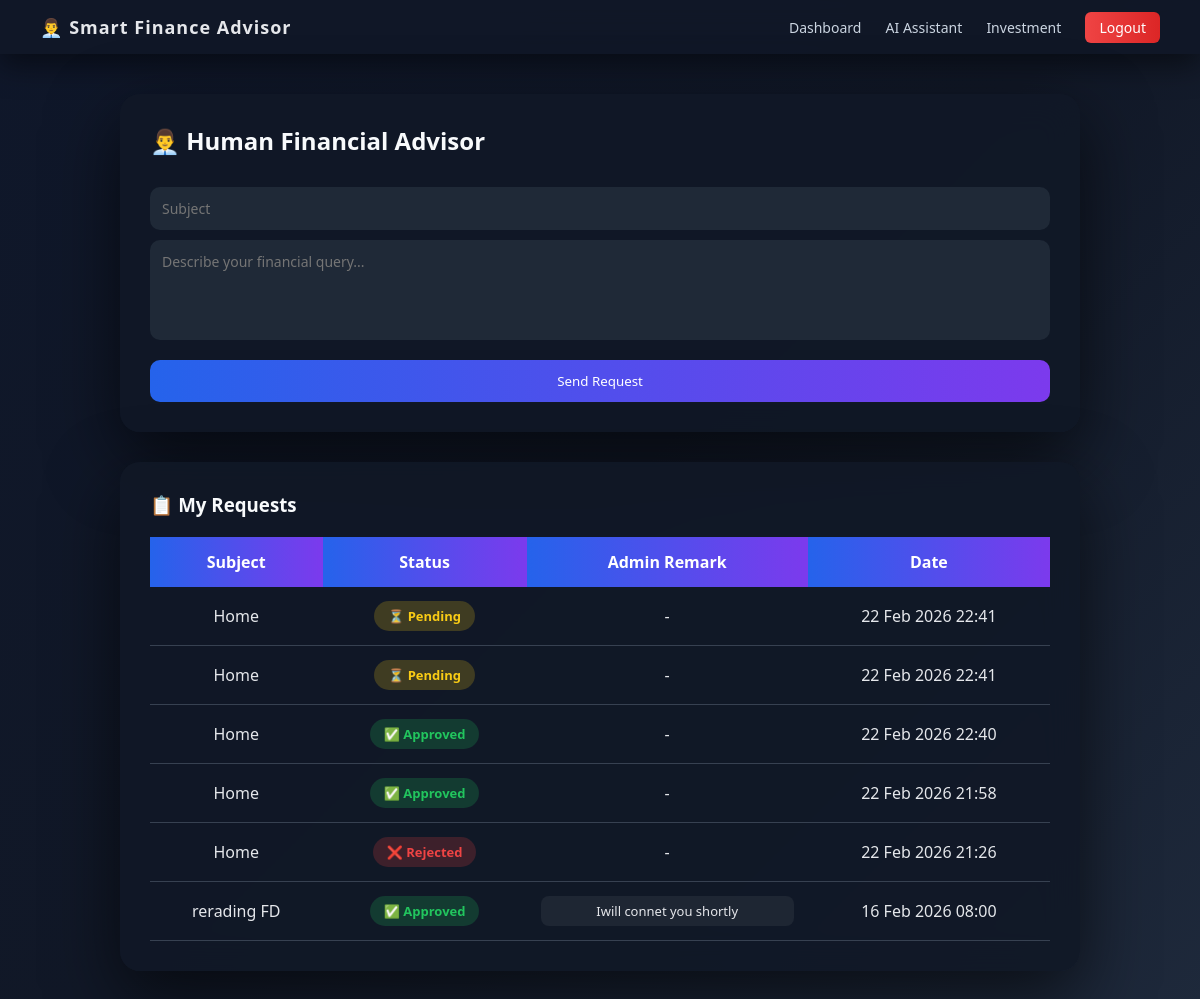
The app's page /human_assistant/ (signed in) with its own data.
### rice_web/models.py (models this page shows, shortened)
class HumanAssistantRequest(models.Model):
    STATUS_CHOICES = [
        ("Pending", "Pending"),
        ("Approved", "Approved"),
        ("Rejected", "Rejected"),
    ]
    user = models.ForeignKey(User, on_delete=models.CASCADE)
    subject = models.CharField(max_length=200)
    message = models.TextField()
    status = models.CharField(
        max_length=20,
        choices=STATUS_CHOICES,
        default="Pending"
    )
    admin_remark = models.TextField(blank=True, null=True)
    created_at = models.DateTimeField(auto_now_add=True)

### rice_web/views.py (the view, shortened to what this page needs)
# urls.py: path("human_assistant/", views.human_assistant, name="human_assistant"),
@login_required
def human_assistant(request):
    message = None
    requests_history = HumanAssistantRequest.objects.filter(
        user=request.user
    ).order_by('-created_at')
    return render(request, "human_assistant.html", {
        "message": message,
        "requests_history": requests_history
    })

### templates/human_assistant.html (shortened to what this page needs)
<!DOCTYPE html>
<html>
<head>
</head>
<body>
<div class="navbar">
<h1>👨‍💼 Smart Finance Advisor</h1>
<div class="nav-links">
<a href="/budget_dashboard/">Dashboard</a>
<a href="/ai_assistant/">AI Assistant</a>
<a href="/investment_recommendation/">Investment</a>
<a href="/logout/" class="logout-btn">Logout</a>
</div>
</div>
<div class="container">
<div class="card">
<h2>👨‍💼 Human Financial Advisor</h2>
<form method="POST">
<input type="text" name="subject" placeholder="Subject" required>
<textarea name="message" rows="4" placeholder="Describe your financial query..." required></textarea>
<button type="submit">Send Request</button>
</form>
</div>
<div class="card">
<h3>📋 My Requests</h3>
<table>
<tr>
<th>Subject</th>
<th>Status</th>
<th>Admin Remark</th>
<th>Date</th>
</tr>
{% for r in requests_history %}
<tr>
<td>{{ r.subject }}</td>
<td>
{% if r.status == "Approved" %}
<span class="status-badge approved">✅ Approved</span>
{% elif r.status == "Rejected" %}
<span class="status-badge rejected">❌ Rejected</span>
{% else %}
<span class="status-badge pending">⏳ Pending</span>
{% endif %}
</td>
<td>
{% if r.admin_remark %}
<div class="remark-box">{{ r.admin_remark }}</div>
{% else %}
-
{% endif %}
</td>
<td>{{ r.created_at|date:"d M Y H:i" }}</td>
</tr>
{% empty %}
<tr>
<td colspan="4">No requests yet.</td>
</tr>
{% endfor %}
</table>
</div>
</div>
</body>
</html>

### templates/human_assistant.html (style rules this page uses)
* { margin:0; padding:0; box-sizing:border-box; font-family:'Segoe UI',sans-serif; }
body { background:linear-gradient(135deg,#0f172a,#111827,#1e293b); min-height:100vh; color:#e5e7eb; }
.navbar { display:flex; justify-content:space-between; align-items:center; padding:15px 40px; background:rgba(17,24,39,0.9); backdrop-filter:blur(15px); box-shadow:0 10px 30px rgba(0,0,0,0.5); }
.navbar h1 { font-size:18px; letter-spacing:1px; }
.nav-links a { text-decoration:none; margin-left:20px; color:#cbd5e1; font-size:14px; transition:.3s; }
.logout-btn { padding:6px 14px; background:linear-gradient(90deg,#ef4444,#dc2626); border-radius:6px; color:white !important; }
.container { max-width:1000px; margin:40px auto; padding:0 20px; }
.card { background:rgba(17,24,39,0.92); backdrop-filter:blur(18px); padding:30px; border-radius:20px; margin-bottom:30px; box-shadow:0 25px 70px rgba(0,0,0,0.6); animation:fadeIn .6s ease; }
h2,h3 { margin-bottom:20px; color:#f8fafc; }
input,textarea { width:100%; padding:12px; margin-top:10px; border-radius:10px; border:none; background:#1f2937; color:white; font-size:14px; transition:.3s; }
textarea { resize:none; }
button { width:100%; padding:12px; margin-top:15px; border:none; border-radius:10px; background:linear-gradient(90deg,#2563eb,#7c3aed); color:white; cursor:pointer; transition:.3s; font-weight:500; }
table { width:100%; border-collapse:collapse; }
th { background:linear-gradient(90deg,#2563eb,#7c3aed); padding:14px; color:white; }
td { padding:14px; border-bottom:1px solid #374151; text-align:center; }
.status-badge { padding:6px 14px; border-radius:25px; font-size:13px; font-weight:bold; display:inline-block; animation:fadeIn .4s ease; }
.approved { background:rgba(34,197,94,.2); color:#22c55e; }
.rejected { background:rgba(239,68,68,.2); color:#ef4444; }
.pending { background:rgba(250,204,21,.2); color:#facc15; }
.remark-box { background:rgba(255,255,255,0.06); padding:6px 10px; border-radius:8px; font-size:13px; }

### records on screen
HumanAssistantRequest: subject "Home", status "⏳ Pending", created_at "22 Feb 2026 22:41"
HumanAssistantRequest: subject "Home", status "⏳ Pending", created_at "22 Feb 2026 22:41"
HumanAssistantRequest: subject "Home", status "✅ Approved", created_at "22 Feb 2026 22:40"
HumanAssistantRequest: subject "Home", status "✅ Approved", created_at "22 Feb 2026 21:58"
HumanAssistantRequest: subject "Home", status "❌ Rejected", created_at "22 Feb 2026 21:26"
HumanAssistantRequest: subject "rerading FD", status "✅ Approved", admin_remark "Iwill connet you shortly", created_at "16 Feb 2026 08:00"
